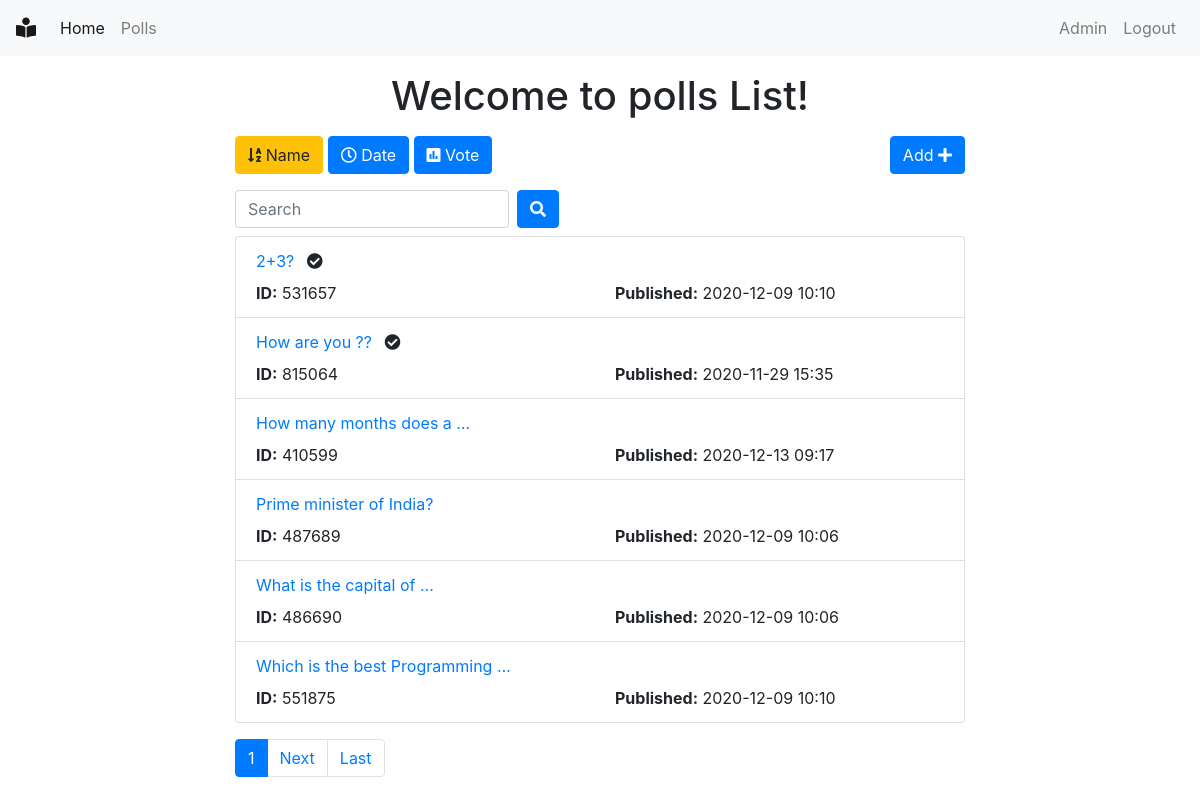
The page /polls/poll/list/?name=True (signed in) on the database its author committed.
### polls/models.py (models this page shows, shortened)
class Poll(models.Model):
    poll_id = models.TextField()
    text = models.TextField()
    pub_date = models.DateTimeField(default=timezone.now)
    active = models.BooleanField(default=True)

### polls/views.py (the view)
# urls.py: path('poll/list/', views.polls_list, name='list'),
@login_required()
def polls_list(request):
    all_polls = Poll.objects.all()
    search_term = ''
    if 'name' in request.GET:
        all_polls = all_polls.order_by('text')
    if 'date' in request.GET:
        all_polls = all_polls.order_by('pub_date')
    if 'vote' in request.GET:
        all_polls = all_polls.annotate(Count('vote')).order_by('vote__count')
    if 'search' in request.GET:
        search_term = request.GET['search']
        all_polls = all_polls.filter(text__icontains=search_term)
    paginator = Paginator(all_polls, 6)  # Show 6 contacts per page
    page = request.GET.get('page')
    polls = paginator.get_page(page)
    get_dict_copy = request.GET.copy()
    params = get_dict_copy.pop('page', True) and get_dict_copy.urlencode()
    context = {
        'polls': polls,
        'params': params,
        'search_term': search_term,
    }
    return render(request, 'polls/polls_list.html', context)

### polls/templates/polls/polls_list.html (shortened to what this page needs)
{% extends 'base.html' %}
{% block content %}
<div class="container">
    <div class="row">
        <div class="col-md-8 offset-sm-2">
            <h1 class="text-center mt-3 mb-3">Welcome to polls List!</h1>
            <a class="btn btn-{% if 'name' in request.GET %}warning{% else %}primary{% endif %} mb-3" href="?name=True" role="button"><i class="fas fa-sort-alpha-down"></i> Name</a>
            <a class="btn btn-{% if 'date' in request.GET %}warning{% else %}primary{% endif %} mb-3" href="?date=True" role="button"><i class="far fa-clock"></i> Date</a>
            <a class="btn btn-{% if 'vote' in request.GET %}warning{% else %}primary{% endif %} mb-3" href="?vote=True" role="button"><i class="fas fa-poll"></i> Vote</a>
            <a class="btn btn-primary mb-3 float-right" href="{% url 'polls:add' %}" role="button">Add <i class="fas fa-plus"></i></a>
            <form class="form-inline">
                <div class="form-group mr-sm-2 mb-2">
                    <input type="search" class="form-control" name="search" placeholder="Search" value="{{ search_term }}">
                </div>
                <button type="submit" class="btn btn-primary mb-2"><i class="fas fa-search"></i></button>
            </form>
            <ul class="list-group">
                {% for poll in polls %}
                <li class="list-group-item">
                    <a href="{% url 'polls:detail' poll.id %}">{{ poll.text|truncatewords:5 }}</a>
                    {% if not poll.active %}
                        <i class="fas fa-check-circle ml-2"></i>
                    {% endif %}
                    <div class="row mt-2">
                        <div class="col">
                            <strong>ID:</strong> {{ poll.poll_id }}
                        </div>
                        <div class="col">
                            <strong>Published:</strong> {{ poll.pub_date|date:"Y-m-d H:i" }}
                        </div>
                    </div>
                </li>
                {% endfor %}
            </ul>
            <nav class="mt-3">
                <ul class="pagination">
                    <li class="page-item active"><a class="page-link" href="">{{ polls.number }}</a></li>
                    {% if polls.has_next %}
                    <li class="page-item"><a class="page-link" href="?page={{ polls.next_page_number }}&{{ params }}">Next</a></li>
                    <li class="page-item"><a class="page-link" href="?page={{ polls.paginator.num_pages }}&{{ params }}">Last</a></li>
                    {% endif %}
                </ul>
            </nav>
        </div>
    </div>
</div>
{% endblock content %}

### rows shown on the page
Poll: text "2+3?", active False (drawn), poll_id "531657", pub_date "2020-12-09 10:10"
Poll: text "How are you ??", active False (drawn), poll_id "815064", pub_date "2020-11-29 15:35"
Poll: text "How many months does a …", poll_id "410599", pub_date "2020-12-13 09:17"
Poll: text "Prime minister of India?", poll_id "487689", pub_date "2020-12-09 10:06"
Poll: text "What is the capital of …", poll_id "486690", pub_date "2020-12-09 10:06"
Poll: text "Which is the best Programming …", poll_id "551875", pub_date "2020-12-09 10:10"

### other values the page prints
{{ polls.number }} "1"
